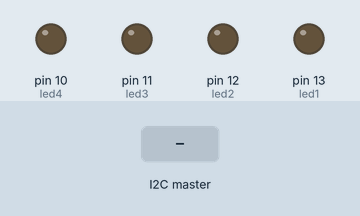
This sketch was run on a simulated Arduino Uno, built with avr-gcc and run on an emulated ATmega328P. Parts: output pins drawn as LEDs (lit = HIGH). The inputs (shaded band) are chosen by the test bench.

Above: at 1.2 s.
1.3 s: the I2C master sends "A"
At 2.5 s:
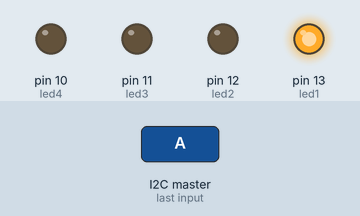
2.8 s: the I2C master sends "C"
At 3.7 s:
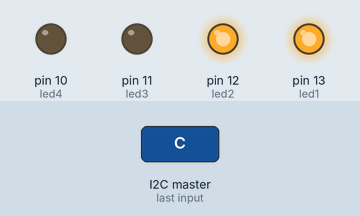
4.3 s: the I2C master sends "B"
At 4.9 s:
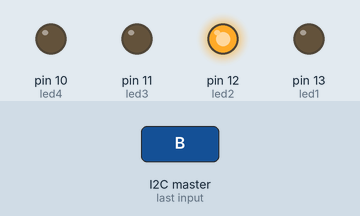
5.8 s: the I2C master sends "E"
At 7.0 s:
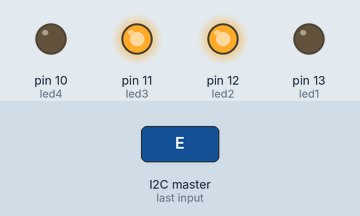
7.3 s: the I2C master sends "D"
At 8.4 s:
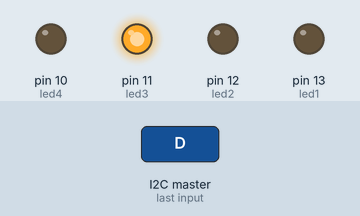
8.8 s: the I2C master sends "G"
At 9.5 s:
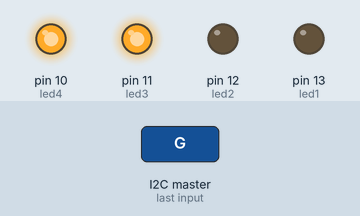
Timing chart, 0 to 11.3 s (numbered marks = the images above; inputs shaded):
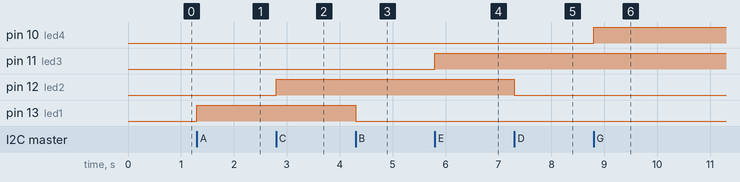

The sketch:

Esclave.ino
```cpp
#include <Wire.h>
char data;
int led1 = 13;
int led2 = 12;
int led3 = 11;
int led4 = 10;
void setup() {
  Wire.begin(8);
  Wire.onReceive(ala);
  DDRB = B111100;
}

void loop() {
}
void ala (int HowMany)
{
  if (Wire.available() > 0)
  {
    data = Wire.read();
    {
     switch(data)
     {
      case 'A' : digitalWrite(led1, HIGH); break;
      case 'B' : digitalWrite(led1, LOW); break;
      case 'C' : digitalWrite(led2, HIGH); break;
      case 'D' : digitalWrite(led2, LOW); break;
      case 'E' : digitalWrite(led3, HIGH); break;
      case 'F' : digitalWrite(led3, LOW); break;
      case 'G' : digitalWrite(led4, HIGH); break;
      case 'H' : digitalWrite(led4, LOW); break;
     }
    }
  }
}
```

Measured:
- after the input at 1.3 s, pin 13 (led1): LOW → HIGH at once
- after the input at 2.8 s, pin 12 (led2): LOW → HIGH at once
- after the input at 4.3 s, pin 13 (led1): HIGH → LOW at once
- after the input at 5.8 s, pin 11 (led3): LOW → HIGH at once
- after the input at 7.3 s, pin 12 (led2): HIGH → LOW at once
- after the input at 8.8 s, pin 10 (led4): LOW → HIGH at once
